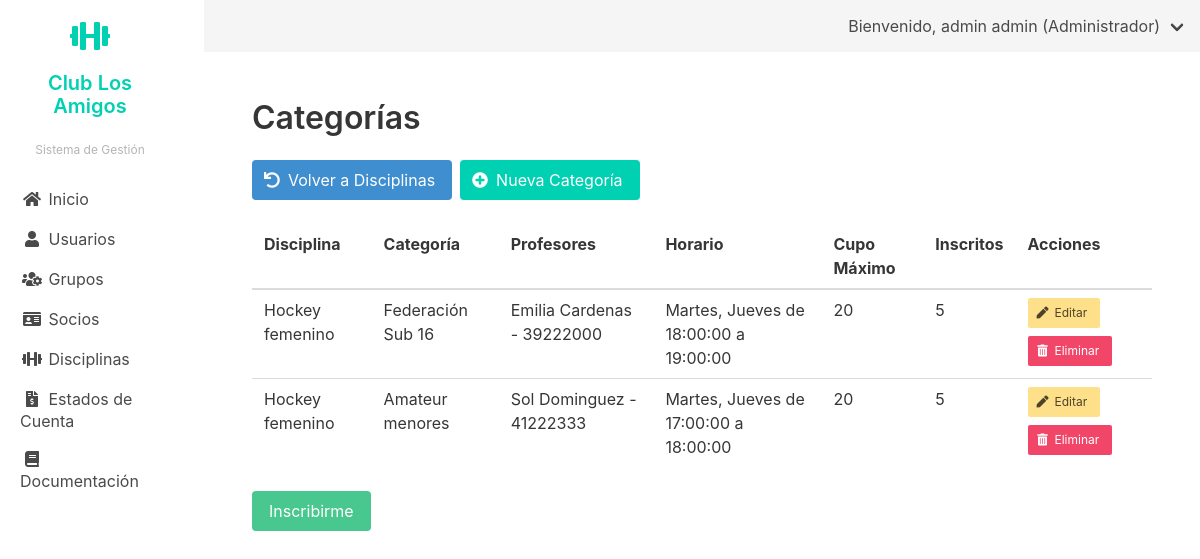
The app's page /disciplinas/categorias/ (signed in), older data.
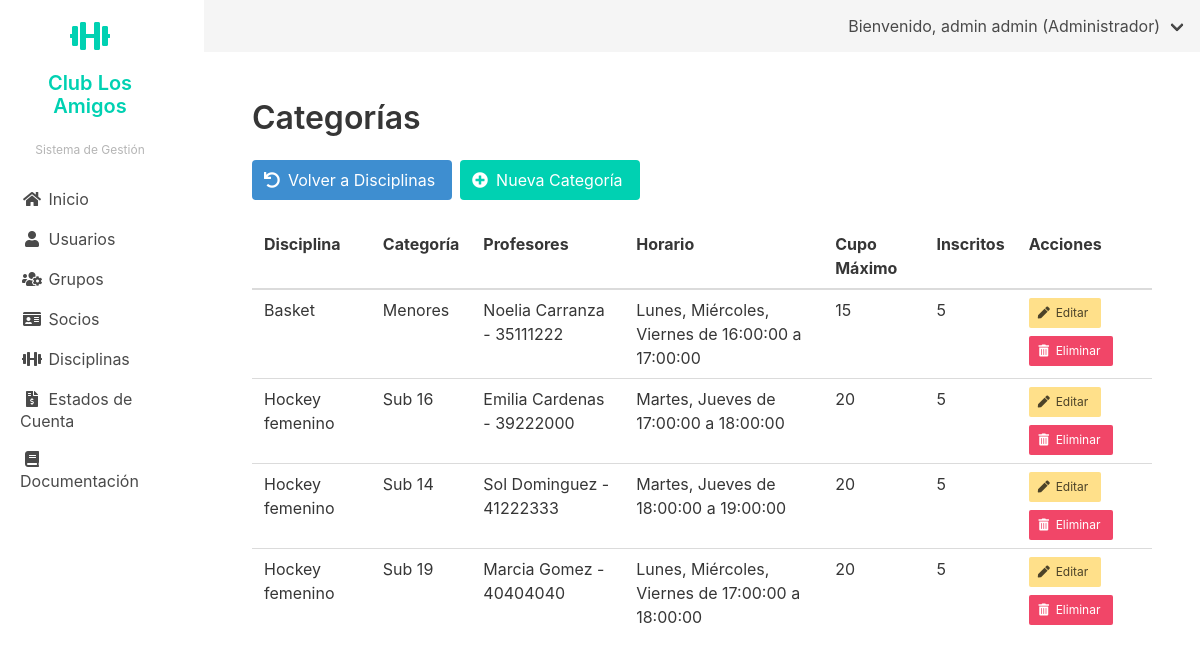
The same page, newer data.
### disciplinas/models.py (models this page shows, shortened)
class Categoria(models.Model):
    disciplina = models.ForeignKey(Disciplina, on_delete=models.CASCADE, related_name='categorias')
    nombre = models.CharField(max_length=100)
    profesores = models.ManyToManyField(PerfilUsuario, related_name='categorias')
    horario = models.ForeignKey(Horario, on_delete=models.PROTECT)
    cupo_maximo = models.IntegerField()
    especialidad = models.CharField(max_length=100, blank=True)

class Disciplina(models.Model):
    nombre = models.CharField(max_length=100)
    descripcion = models.TextField(blank=True)
    coordinador = models.ForeignKey(PerfilUsuario, on_delete=models.PROTECT, related_name='disciplinas_coordinadas')
    lugar = models.CharField(max_length=100)
    costo_mensual = models.DecimalField(max_digits=10, decimal_places=2)
    fecha_creacion = models.DateTimeField(auto_now_add=True)
    activa = models.BooleanField(default=True)

class Horario(models.Model):
    dias = models.ManyToManyField(Dia, related_name='horarios')
    hora_inicio = models.TimeField()
    hora_fin = models.TimeField()
    def __str__(self):
        dias_str = ", ".join([dia.nombre for dia in self.dias.all()])
        return f"{dias_str} de {self.hora_inicio} a {self.hora_fin}"

class Dia(models.Model):
    nombre = models.CharField(max_length=10)

### usuarios/models.py (models this page shows, shortened)
class PerfilUsuario(models.Model):
    TIPO_DOCUMENTO_CHOICES = [
        ('DNI', 'DNI'),
        ('CE', 'Carné de Extranjería'),
        ('PAS', 'Pasaporte'),
    ]
    ESTADO_SOCIO_CHOICES = [
        ('ACTIVO', 'Activo'),
        ('INACTIVO', 'Inactivo'),
        ('SUSPENDIDO', 'Suspendido'),
        ('PENDIENTE', 'Pendiente de Aprobación'),
        ('RETIRADO', 'Retirado'),
    ]
    usuario = models.OneToOneField(User, on_delete=models.CASCADE, related_name='perfil')
    tipo_documento = models.CharField(max_length=3, choices=TIPO_DOCUMENTO_CHOICES, default='DNI')
    numero_documento = models.CharField(max_length=20, unique=True)
    telefono = models.CharField(max_length=15, blank=True, null=True)
    direccion = models.TextField(blank=True, null=True)
    fecha_nacimiento = models.DateField(blank=True, null=True)
    estado_socio = models.CharField(max_length=10, choices=ESTADO_SOCIO_CHOICES, default='ACTIVO',
                                   verbose_name='Estado como Socio')
    fecha_registro = models.DateTimeField(auto_now_add=True)
    fecha_actualizacion = models.DateTimeField(auto_now=True)
    class Meta:
        verbose_name = 'Perfil de Usuario'
        verbose_name_plural = 'Perfiles de Usuario'
    def __str__(self):
        return f"{self.usuario.get_full_name()} - {self.numero_documento}"

### disciplinas/views.py (the view)
# urls.py: path('categorias/', views.lista_categorias, name='lista_categorias'),
@login_required
@is_admin
def lista_categorias(request):
    categorias = Categoria.objects.select_related('disciplina').all()
    return render(request, 'disciplinas/lista_categorias.html', {'categorias': categorias})

### usuarios/context_processors.py (called while the page is built)
def user_role_context(request):
    if request.user.is_authenticated:
        user_groups = request.user.groups.all()
        if user_groups.filter(name='Coordinador').exists():
            user_role = 'Coordinador'
        elif user_groups.filter(name='Tesoreria').exists():
            user_role = 'Tesoreria'
        elif user_groups.filter(name='Comision').exists():
            user_role = 'Comision'
        elif user_groups.filter(name='Administrador').exists():
            user_role = 'Administrador'
        else:
            user_role = 'Default'
    else:
        user_role = 'Default'
    return {
        'user_role': user_role
    }

### disciplinas/templates/disciplinas/lista_categorias.html (shortened to what this page needs)
{% extends 'usuarios/base_admin.html' %}
{% block content %}
<h1 class="title">Categorías</h1>
<div class="buttons">
    <a href="{% url 'disciplinas:lista' %}" class="button is-info">
        <span class="icon"><i class="fas fa-undo"></i></span>
        <span>Volver a Disciplinas</span>
    </a>
    <a href="{% url 'disciplinas:nueva_categoria' %}" class="button is-primary">
        <span class="icon"><i class="fas fa-plus-circle"></i></span>
        <span>Nueva Categoría</span>
    </a>
</div>
<table class="table is-fullwidth">
    <thead>
        <tr>
            <th>Disciplina</th>
            <th>Categoría</th>
            <th>Profesores</th>
            <th>Horario</th>
            <th>Cupo Máximo</th>
            <th>Inscritos</th>
            <th>Acciones</th>
        </tr>
    </thead>
    <tbody>
        {% for categoria in categorias %}
        <tr>
            <td>{{ categoria.disciplina.nombre }}</td>
            <td>{{ categoria.nombre }}</td>
            <td>
                <ul>
                    {% for profesor in categoria.profesores.all %}
                    <li>{{ profesor }}</li>
                    {% endfor %}
                </ul>
            </td>
            <td>{{ categoria.horario }}</td>
            <td>{{ categoria.cupo_maximo }}</td>
            <td>{{ categoria.inscritos.filter.activa|yesno:'True,False'|length }}</td>
            <td>
                <div class="buttons">
                    <a href="{% url 'disciplinas:editar_categoria' categoria.pk %}" class="button is-small is-warning">
                        <span class="icon"><i class="fas fa-pen"></i></span>
                        <span>Editar</span>
                    </a>
                    <a href="{% url 'disciplinas:eliminar_categoria' categoria.pk %}" class="button is-small is-danger">
                        <span class="icon"><i class="fas fa-trash-alt"></i></span>
                        <span>Eliminar</span>
                    </a>
                </div>
            </td>
        </tr>
        {% endfor %}
    </tbody>
</table>
{% if request.user.perfil.socio %}
<div class="buttons">
    <a href="{% url 'disciplinas:inscribirse_categoria' categoria.pk %}" class="button is-success">
        Inscribirme
    </a>
</div>
{% endif %}
{% endblock %}

Row changes from the older to the newer data that the page shows:
removed Categoria: disciplina.nombre "Hockey femenino", nombre "Federación Sub 16", horario "Martes, Jueves de 18:00:00 a 19:00:00", cupo_maximo "20", inscritos.filter.activa|length "5", PerfilUsuario (usuario+numero_documento "Emilia Cardenas - 39222000")
removed Categoria: disciplina.nombre "Hockey femenino", nombre "Amateur menores", horario "Martes, Jueves de 17:00:00 a 18:00:00", cupo_maximo "20", inscritos.filter.activa|length "5", PerfilUsuario (usuario+numero_documento "Sol Dominguez - 41222333")
added Categoria: disciplina.nombre "Basket", nombre "Menores", horario "Lunes, Miércoles, Viernes de 16:00:00 a 17:00:00", cupo_maximo "15", inscritos.filter.activa|length "5"
added PerfilUsuario: usuario+numero_documento "Noelia Carranza - 35111222", shown under "Basket"
added Categoria: disciplina.nombre "Hockey femenino", nombre "Sub 16", horario "Martes, Jueves de 17:00:00 a 18:00:00", cupo_maximo "20", inscritos.filter.activa|length "5", PerfilUsuario (usuario+numero_documento "Emilia Cardenas - 39222000")
added Categoria: disciplina.nombre "Hockey femenino", nombre "Sub 14", horario "Martes, Jueves de 18:00:00 a 19:00:00", cupo_maximo "20", inscritos.filter.activa|length "5", PerfilUsuario (usuario+numero_documento "Sol Dominguez - 41222333")
added Categoria: disciplina.nombre "Hockey femenino", nombre "Sub 19", horario "Lunes, Miércoles, Viernes de 17:00:00 a 18:00:00", cupo_maximo "20", inscritos.filter.activa|length "5"
now on this page (row unchanged): PerfilUsuario: usuario+numero_documento "Marcia Gomez - 40404040", shown under "Hockey femenino"
Text that changed along with them:
text no longer shown: "Inscribirme"
